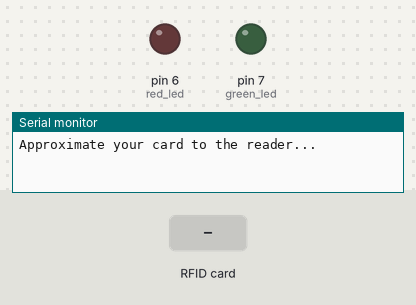
A sketch run on a simulated Arduino Uno, built with avr-gcc and run on an emulated ATmega328P. Parts: output pins drawn as LEDs (lit = HIGH), the last lines printed to the serial monitor. The inputs (shaded band) are chosen by the test bench. Pins used as bus, display or sensor lines are not drawn.

Above: at 1.2 s.
1.3 s: RFID card 5E 7A 19 C4 held to the reader
At 1.7 s:
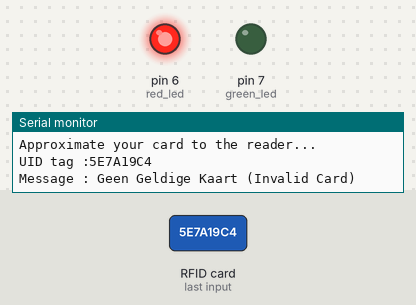
2.8 s: RFID card 93 DC 7C A6 held to the reader
Timing chart, 0 to 5.8 s (numbered marks = the images above; inputs shaded):
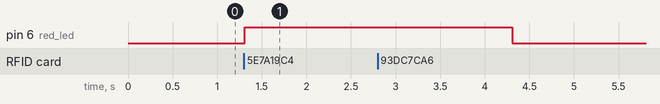

The sketch:

ReadCard.ino
```cpp
#include <SPI.h>
#include <MFRC522.h>

// SDA - pin 10
// SCK - pin 13
// MOSI - pin 11
// MISO - pin 12
// IRQ - none
// RST - pin 9

#define SS_PIN 10
#define RST_PIN 9
MFRC522 mfrc522(SS_PIN, RST_PIN);   // Create MFRC522 instance.

struct BankCard {
  String cardID;
  int Pincode;
};

// Define an array of cards with their respective PINs
BankCard validCards[] = {
  {"93DC7CA6", 8008},  // Example card 1
  {"F3F1DD95", 4200},  // Example card 2
};

const int numCards = sizeof(validCards) / sizeof(validCards[0]);

#define green_led 7
#define red_led 6

void setup() {
  Serial.begin(9600);   // Initiate a serial communication
  SPI.begin();          // Initiate SPI bus
  pinMode(green_led, OUTPUT);
  pinMode(red_led, OUTPUT);
  mfrc522.PCD_Init();   // Initiate MFRC522
  Serial.println("Approximate your card to the reader...");
  Serial.println();
}

void loop() {
  // Look for new cards
  if (!mfrc522.PICC_IsNewCardPresent()) {
    return;
  }
  // Select one of the cards
  if (!mfrc522.PICC_ReadCardSerial()) {
    return;
  }

  // Show UID on serial monitor
  Serial.print("UID tag :");
  String content = "";
  byte letter;
  for (byte i = 0; i < mfrc522.uid.size; i++) {
    Serial.print(mfrc522.uid.uidByte[i] < 0x10 ? " 0" : "");
    Serial.print(mfrc522.uid.uidByte[i], HEX);
    content.concat(String(mfrc522.uid.uidByte[i] < 0x10 ? " 0" : ""));
    content.concat(String(mfrc522.uid.uidByte[i], HEX));
  }
  Serial.println();
  Serial.print("Message : ");
  content.toUpperCase();

  checkCardIDs(content);
  Serial.println();
}

void checkCardIDs(String content) {
  for (int i = 0; i < numCards; i++) {
    if (content == validCards[i].cardID) {  // Compare scanned ID with stored IDs
      Serial.println("Valid Card Detected!");
      checkCardPincode(i);
      return;
    }
  }
  Serial.println("Geen Geldige Kaart (Invalid Card)");
  digitalWrite(red_led, HIGH);
  delay(3000);
  digitalWrite(red_led, LOW);
}

void checkCardPincode(int index) {
  Serial.print("Enter PIN for card ");
  Serial.println(validCards[index].cardID);


  // Placeholder for PIN verification logic
  while (Serial.available() == 0) {}
  String input = Serial.readString();
  input.trim();

  if (input == String(validCards[index].Pincode)) {
    Serial.println("Access Granted!");
    digitalWrite(green_led, HIGH);
    delay(3000);
    digitalWrite(green_led, LOW);
  } else {
    Serial.println("Incorrect PIN! Access Denied.");
    digitalWrite(red_led, HIGH);
    delay(3000);
    digitalWrite(red_led, LOW);
  }
}
```

Measured:
- after the input at 1.3 s, pin 6 (red_led): LOW → HIGH at once
